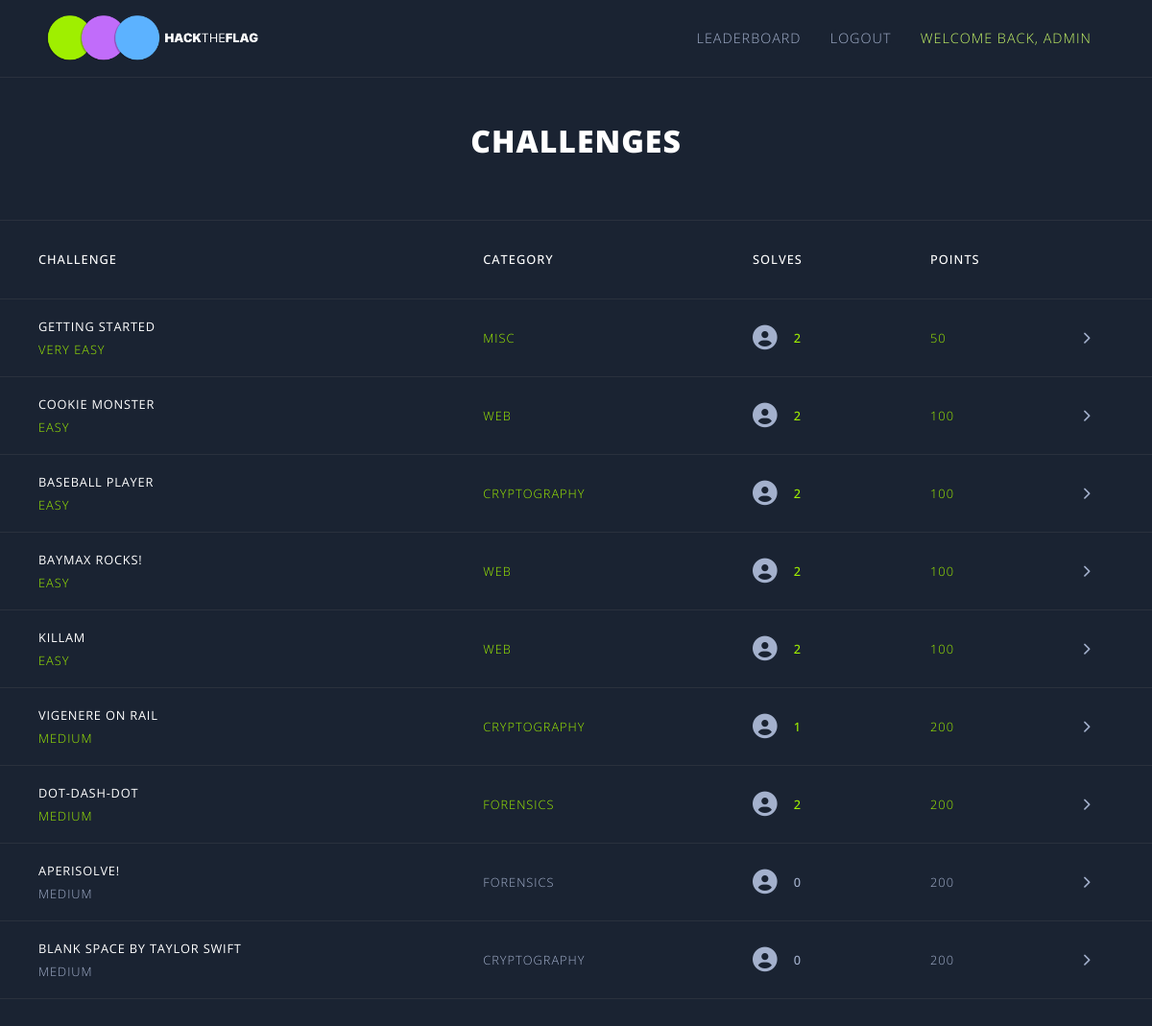
The page /dashboard/ (signed in) on the database its author committed.
### accounts/models.py (models this page shows)
class Player(AbstractUser):
    first_name = models.CharField(max_length=30, blank=False)
    last_name = models.CharField(max_length=30, blank=False)
    username = models.CharField(_('username'), max_length=30, unique=True, null=True)
    email = models.CharField(_('email'), max_length=100, unique=True, null=True)
    score = models.IntegerField(default=0)
    USERNAME_FIELD = 'username'
    REQUIRED_FIELDS = ('first_name', 'last_name','email')
    objects = PlayerManager()
    def __str__(self):
        return self.username

### Main/models.py (models this page shows, shortened)
class Challenges(models.Model):
    title = models.CharField(max_length=255)
    category = models.CharField(max_length=255)
    difficulty = models.CharField(max_length=255)
    points = models.IntegerField()
    description = models.TextField(max_length=1000, default='')
    hint = models.CharField(max_length=255, default='')
    flag = models.CharField(max_length=255, default='DPSS{EMPTY}')
    link = models.CharField(max_length=255, default='dashboard')
    solve_status = models.BooleanField(default=False)
    players_solved = models.ManyToManyField(Player, blank=True, related_name='challenges_solved')

### Main/views.py (the view)
# urls.py: path('dashboard/', views.dashboard, name='dashboard'),
def dashboard(request):
    user = request.user
    all_players = Player.objects.all().order_by('-score')
    all_challenges = Challenges.objects.all().order_by('points')[:]
    isSolved = []
    index = 0
    for challenge in all_challenges:
        if(request.user in challenge.players_solved.all()):
            isSolved.append(True)
            index += 1
        else:
            isSolved.append(False)
    for player in all_players:
        if player.username == user.username:
            rank = list(all_players).index(player) + 1
            break
    context = {'user': user,'player':Player.objects.get(username=user), 'total_players':all_players.count, 'rank':rank,
    'challenges': Challenges.objects.all().order_by('points')[:], 'isSolved':isSolved, 'index':index}
    if not request.user.is_authenticated:
        return redirect('login')
    return render(request, 'main/dashboard.html', context)

### Main/templatetags/index.py (called while the page is built)
@register.filter
def index(sequence, position):
    return sequence[position]

### Main/templates/main/dashboard.html (shortened to what this page needs)
{% extends "main/layout.html" %}
{% load static %}
{% block global_styling %}
<link rel="stylesheet" href="{% static 'css/dashboard.css' %}" />
<link rel="stylesheet" href="{% static 'scss/main.css' %}" />
{% endblock global_styling %}
{% block content %}
<div class="nav">
    <img src="{% static 'img/logov.png' %}" />
    <ul>
        <li><a href="/leaderboard">Leaderboard</a></li>
        <li><a href="/logout">Logout</a></li>
        <li>Welcome back, {{user}}</li>
    </ul>
</div>
<div class="container dashboard">
    <h1 class="title">Challenges</h1>
    <table class='table'>
        <tr class="table-header">
            <th class="table-heading">Challenge</th>
            <th class="table-heading">Category</th>
            <th class="table-heading">Solves</th>
            <th class="table-heading">Points</th>
            <th class="table-heading"></th>
        </tr>
        {% for challenge in challenges %}
            {% load index %}
            {% if isSolved|index:forloop.counter0 %}
                <tr class='table-row solved' data-link="{{challenge.link}}">
            {% else %}
                <tr class='table-row' data-link="{{challenge.link}}">
            {% endif %}
                <td class="table-data name-data">
                    <div>
                        <p class="title">{{challenge.title}}</p>
                        <p>{{challenge.difficulty}}</p>
                    </div>
                </td>
                <td class="table-data">{{challenge.category}}</td>
                <td class="table-data numeric">
                    <div>
                        <i class="fa-solid fa-circle-user" style="color: #a4b1cd;"></i>
                        <p>{{ challenge.players_solved.all.count }}</p>
                    </div>
                </td>
                <td class="table-data numeric">{{challenge.points}}</td>
                <td class="table-data"><i class="fa-solid fa-chevron-right" style="color: #a4b1cd;"></i></td>
            </tr>
        {% endfor %}
    </table>
</div>
{% endblock content %}

### Main/templates/main/layout.html (shortened to what this page needs)
{% load static %}
<!doctype html>
<html lang="en">
<head>
    <link rel="stylesheet" href="{% static 'css/layout.css' %}">
    {% block global_styling %}
    {% endblock %}
</head>
<body>
  {% block content %}
  {% endblock %}
</body>
</html>

### Main/static/css/layout.css (style rules this page uses)
* { box-sizing: border-box; padding: 0; margin: 0; background-color: #111111; }

### Main/static/css/dashboard.css (style rules this page uses)
body { overflow-x: hidden; }
.table { border-collapse: collapse; border: 1px solid #ffffff; width: 90vw; border-radius: 1em; margin-top: 1rem; }
.table-row { height: 8vh; border-bottom: 1px solid #ffffff; border-right: 1px solid #ffffff; border-radius: 1em; }
.table-heading { text-align: center; font-weight: 900; font-size: 2em; font-family: "Major Mono Display"; color: #ffffff; padding-top: 1rem; padding-bottom: 1rem; }
.table-data { text-align: center; font-weight: 100; font-size: 1.5em; font-family: sans-serif; color: #ffffff; word-break: break-all; padding-top: 1rem; padding-left: 1rem; padding-right: 1rem; padding-bottom: 1rem; }
.container { display: flex; flex-direction: column; height: 100%; width: 100vw; align-items: center; justify-content: center; }
html { --black: #000000; --white: #ffffff; --darkest: #111111; --darker: #16171A; --dark: #A3AFBF; --medium: #DFE7EF; --light: #CAD4E1; --lighter: #F5F8FC; --lightest: var(--white); --primary: #f65925; --primary-light: #DDD9FF; --primary-trans: #ffffff; --yellow: #FDCB6E; --orange: #E17055; --teal: #00CEC9; --bg: var(--darkest); --color: var(--lightest); --surface: var(--darker); }
h1, h2, h3, h4, h5, h6 { font-weight: 400; text-transform: uppercase; letter-spacing: 0.05em; margin-top: 0.8rem; margin-bottom: 0.8rem; font-family: "Oswald", system-ui; }
a { color: var(--primary); text-decoration: none; transition: all 120ms ease-out 0s; display: inline-block; border-radius: 0.4rem; }
*, *::before, *::after { padding: 0; margin: 0; box-sizing: border-box; }
body { position: relative; }

### Main/static/scss/main.css (style rules this page uses)
body { background-color: #1b2330; }
.container { display: flex; align-items: center; justify-content: center; height: 100%; flex-direction: column; }
.dashboard { background-color: #1a2332; }
.dashboard * { background-color: #1a2332; }
.nav { display: flex; padding: 1rem 3rem; justify-content: space-between; position: sticky; top: 0; background-color: #1a2332; border-bottom: 1px solid rgba(106, 106, 106, 0.2); }
.nav * { background-color: #1a2332; }
.nav img { width: 20%; }
.nav ul { display: flex; width: 40%; justify-content: space-around; align-items: center; text-decoration: none; list-style: none; font-family: "Open Sans", sans-serif; }
.nav ul li { color: #c5f467; text-transform: uppercase; font-size: 0.9em; font-weight: 100; letter-spacing: 1px; }
.nav ul li a { color: #a4b1cd; text-decoration: none; }
.container h1 { font-family: "Open Sans", sans-serif; font-size: 2em; padding-top: 2rem; padding-bottom: 2rem; color: #ffffff; letter-spacing: 1px; font-weight: 800; }
.table { width: 100%; border: none; border-bottom: 1px solid rgba(106, 106, 106, 0.2); margin-bottom: 4rem; }
.table * { border: none; }
.table .solved .table-data { color: #9fef00; }
.table .numeric i { font-size: 2em; }
.table .numeric p { margin-left: 1rem; font-weight: 500; }
.table .numeric div { display: flex; align-items: center; }
.table .table-header { border-top: 1px solid rgba(106, 106, 106, 0.2); }
.table .table-row { border-top: 1px solid rgba(106, 106, 106, 0.2); }
.table .table-heading { padding-left: 40px; text-align: left; font-family: "Open Sans", sans-serif; font-size: 0.8em; font-weight: 500; text-transform: uppercase; letter-spacing: 1px; line-height: 49px; }
.table .table-data { padding-left: 40px; text-align: left; font-family: "Open Sans", sans-serif; font-size: 0.8em; font-weight: 100; color: #a4b1cd; text-transform: uppercase; letter-spacing: 1px; line-height: 42px; }
.table .name-data { display: flex; flex-direction: column; justify-content: center; line-height: 24px; }
.table .name-data .title { font-weight: 400; letter-spacing: 0.8px; color: #ffffff; }
* { margin: 0; padding: 0; box-sizing: border-box; }

### rows shown on the page
Player: username "ADMIN"
Challenges: title "GETTING STARTED", difficulty "VERY EASY", category "MISC", players_solved.all.count "2", points "50"
Challenges: title "COOKIE MONSTER", difficulty "EASY", category "WEB", players_solved.all.count "2", points "100"
Challenges: title "BASEBALL PLAYER", difficulty "EASY", category "CRYPTOGRAPHY", players_solved.all.count "2", points "100"
Challenges: title "BAYMAX ROCKS!", difficulty "EASY", category "WEB", players_solved.all.count "2", points "100"
Challenges: title "KILLAM", difficulty "EASY", category "WEB", players_solved.all.count "2", points "100"
Challenges: title "VIGENERE ON RAIL", difficulty "MEDIUM", category "CRYPTOGRAPHY", players_solved.all.count "1", points "200"
Challenges: title "DOT-DASH-DOT", difficulty "MEDIUM", category "FORENSICS", players_solved.all.count "2", points "200"
Challenges: title "APERISOLVE!", difficulty "MEDIUM", category "FORENSICS", players_solved.all.count "0", points "200"
Challenges: title "BLANK SPACE BY TAYLOR SWIFT", difficulty "MEDIUM", category "CRYPTOGRAPHY", players_solved.all.count "0", points "200"
